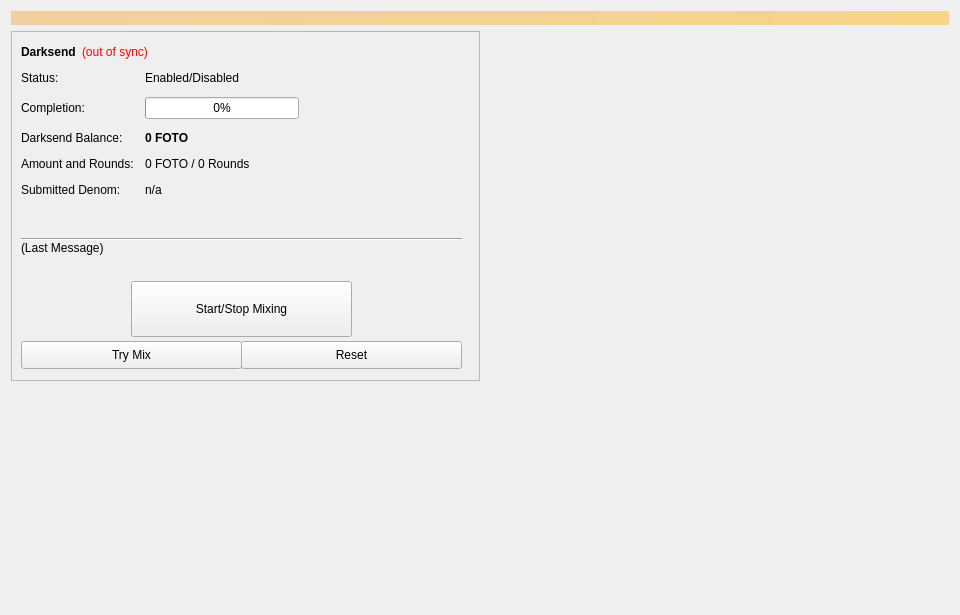
<?xml version="1.0" encoding="UTF-8"?>
<ui version="4.0">
 <class>Coinmix</class>
 <widget class="QWidget" name="Coinmix">
  <property name="geometry">
   <rect>
    <x>0</x>
    <y>0</y>
    <width>960</width>
    <height>615</height>
   </rect>
  </property>
  <property name="minimumSize">
   <size>
    <width>960</width>
    <height>0</height>
   </size>
  </property>
  <property name="windowTitle">
   <string>Form</string>
  </property>
  <layout class="QVBoxLayout" name="topLayout">
   <item>
    <widget class="QLabel" name="labelAlerts">
     <property name="visible">
      <bool>false</bool>
     </property>
     <property name="styleSheet">
      <string notr="true">background-color: qlineargradient(x1: 0, y1: 0, x2: 1, y2: 0, stop:0 #F0D0A0, stop:1 #F8D488); color:#000000;</string>
     </property>
     <property name="wordWrap">
      <bool>true</bool>
     </property>
     <property name="margin">
      <number>3</number>
     </property>
    </widget>
   </item>
   <item>
    <layout class="QHBoxLayout" name="horizontalLayout" stretch="1,1">
     <item>
      <layout class="QVBoxLayout" name="verticalLayout_2">
       <item>
        <widget class="QFrame" name="frameDarksend">
         <property name="minimumSize">
          <size>
           <width>0</width>
           <height>350</height>
          </size>
         </property>
         <property name="layoutDirection">
          <enum>Qt::LeftToRight</enum>
         </property>
         <property name="frameShape">
          <enum>QFrame::StyledPanel</enum>
         </property>
         <property name="frameShadow">
          <enum>QFrame::Raised</enum>
         </property>
         <widget class="QWidget" name="formLayoutWidget">
          <property name="geometry">
           <rect>
            <x>10</x>
            <y>40</y>
            <width>451</width>
            <height>161</height>
           </rect>
          </property>
          <layout class="QFormLayout" name="formLayout">
           <property name="fieldGrowthPolicy">
            <enum>QFormLayout::AllNonFixedFieldsGrow</enum>
           </property>
           <property name="horizontalSpacing">
            <number>11</number>
           </property>
           <property name="verticalSpacing">
            <number>12</number>
           </property>
           <item row="0" column="0">
            <widget class="QLabel" name="label_6">
             <property name="text">
              <string>Status:</string>
             </property>
            </widget>
           </item>
           <item row="1" column="0">
            <widget class="QLabel" name="label_7">
             <property name="text">
              <string>Completion:</string>
             </property>
            </widget>
           </item>
           <item row="1" column="1">
            <widget class="QProgressBar" name="DarksendProgress">
             <property name="maximumSize">
              <size>
               <width>154</width>
               <height>16777215</height>
              </size>
             </property>
             <property name="value">
              <number>0</number>
             </property>
            </widget>
           </item>
           <item row="2" column="0">
            <widget class="QLabel" name="labelAnonymizedText">
             <property name="text">
              <string>Darksend Balance:</string>
             </property>
            </widget>
           </item>
           <item row="2" column="1">
            <widget class="QLabel" name="labelAnonymized">
             <property name="font">
              <font>
               <weight>75</weight>
               <bold>true</bold>
              </font>
             </property>
             <property name="text">
              <string notr="true">0 FOTO</string>
             </property>
            </widget>
           </item>
           <item row="3" column="0">
            <widget class="QLabel" name="label_8">
             <property name="text">
              <string>Amount and Rounds:</string>
             </property>
            </widget>
           </item>
           <item row="3" column="1">
            <widget class="QLabel" name="labelAmountRounds">
             <property name="text">
              <string>0 FOTO / 0 Rounds</string>
             </property>
            </widget>
           </item>
           <item row="4" column="0">
            <widget class="QLabel" name="label_9">
             <property name="text">
              <string>Submitted Denom:</string>
             </property>
            </widget>
           </item>
           <item row="4" column="1">
            <widget class="QLabel" name="labelSubmittedDenom">
             <property name="toolTip">
              <string>The denominations you submitted to the Masternode.&lt;br&gt;To mix, other users must submit the exact same denominations.</string>
             </property>
             <property name="text">
              <string>n/a</string>
             </property>
            </widget>
           </item>
           <item row="0" column="1">
            <widget class="QLabel" name="DarksendEnabled">
             <property name="text">
              <string>Enabled/Disabled</string>
             </property>
            </widget>
           </item>
          </layout>
         </widget>
         <widget class="QPushButton" name="runAutoDenom">
          <property name="geometry">
           <rect>
            <x>251</x>
            <y>17</y>
            <width>1</width>
            <height>1</height>
           </rect>
          </property>
          <property name="palette">
           <palette>
            <active>
             <colorrole role="WindowText">
              <brush brushstyle="SolidPattern">
               <color alpha="255">
                <red>0</red>
                <green>0</green>
                <blue>0</blue>
               </color>
              </brush>
             </colorrole>
             <colorrole role="Button">
              <brush brushstyle="SolidPattern">
               <color alpha="255">
                <red>239</red>
                <green>238</green>
                <blue>238</blue>
               </color>
              </brush>
             </colorrole>
             <colorrole role="Light">
              <brush brushstyle="SolidPattern">
               <color alpha="255">
                <red>255</red>
                <green>255</green>
                <blue>255</blue>
               </color>
              </brush>
             </colorrole>
             <colorrole role="Midlight">
              <brush brushstyle="SolidPattern">
               <color alpha="255">
                <red>247</red>
                <green>246</green>
                <blue>246</blue>
               </color>
              </brush>
             </colorrole>
             <colorrole role="Dark">
              <brush brushstyle="SolidPattern">
               <color alpha="255">
                <red>119</red>
                <green>119</green>
                <blue>119</blue>
               </color>
              </brush>
             </colorrole>
             <colorrole role="Mid">
              <brush brushstyle="SolidPattern">
               <color alpha="255">
                <red>159</red>
                <green>159</green>
                <blue>159</blue>
               </color>
              </brush>
             </colorrole>
             <colorrole role="Text">
              <brush brushstyle="SolidPattern">
               <color alpha="255">
                <red>0</red>
                <green>0</green>
                <blue>0</blue>
               </color>
              </brush>
             </colorrole>
             <colorrole role="BrightText">
              <brush brushstyle="SolidPattern">
               <color alpha="255">
                <red>255</red>
                <green>255</green>
                <blue>255</blue>
               </color>
              </brush>
             </colorrole>
             <colorrole role="ButtonText">
              <brush brushstyle="SolidPattern">
               <color alpha="255">
                <red>0</red>
                <green>0</green>
                <blue>0</blue>
               </color>
              </brush>
             </colorrole>
             <colorrole role="Base">
              <brush brushstyle="SolidPattern">
               <color alpha="255">
                <red>255</red>
                <green>255</green>
                <blue>255</blue>
               </color>
              </brush>
             </colorrole>
             <colorrole role="Window">
              <brush brushstyle="SolidPattern">
               <color alpha="255">
                <red>239</red>
                <green>238</green>
                <blue>238</blue>
               </color>
              </brush>
             </colorrole>
             <colorrole role="Shadow">
              <brush brushstyle="SolidPattern">
               <color alpha="255">
                <red>0</red>
                <green>0</green>
                <blue>0</blue>
               </color>
              </brush>
             </colorrole>
             <colorrole role="AlternateBase">
              <brush brushstyle="SolidPattern">
               <color alpha="255">
                <red>247</red>
                <green>246</green>
                <blue>246</blue>
               </color>
              </brush>
             </colorrole>
             <colorrole role="ToolTipBase">
              <brush brushstyle="SolidPattern">
               <color alpha="255">
                <red>255</red>
                <green>255</green>
                <blue>220</blue>
               </color>
              </brush>
             </colorrole>
             <colorrole role="ToolTipText">
              <brush brushstyle="SolidPattern">
               <color alpha="255">
                <red>0</red>
                <green>0</green>
                <blue>0</blue>
               </color>
              </brush>
             </colorrole>
            </active>
            <inactive>
             <colorrole role="WindowText">
              <brush brushstyle="SolidPattern">
               <color alpha="255">
                <red>0</red>
                <green>0</green>
                <blue>0</blue>
               </color>
              </brush>
             </colorrole>
             <colorrole role="Button">
              <brush brushstyle="SolidPattern">
               <color alpha="255">
                <red>239</red>
                <green>238</green>
                <blue>238</blue>
               </color>
              </brush>
             </colorrole>
             <colorrole role="Light">
              <brush brushstyle="SolidPattern">
               <color alpha="255">
                <red>255</red>
                <green>255</green>
                <blue>255</blue>
               </color>
              </brush>
             </colorrole>
             <colorrole role="Midlight">
              <brush brushstyle="SolidPattern">
               <color alpha="255">
                <red>247</red>
                <green>246</green>
                <blue>246</blue>
               </color>
              </brush>
             </colorrole>
             <colorrole role="Dark">
              <brush brushstyle="SolidPattern">
               <color alpha="255">
                <red>119</red>
                <green>119</green>
                <blue>119</blue>
               </color>
              </brush>
             </colorrole>
             <colorrole role="Mid">
              <brush brushstyle="SolidPattern">
               <color alpha="255">
                <red>159</red>
                <green>159</green>
                <blue>159</blue>
               </color>
              </brush>
             </colorrole>
             <colorrole role="Text">
              <brush brushstyle="SolidPattern">
               <color alpha="255">
                <red>0</red>
                <green>0</green>
                <blue>0</blue>
               </color>
              </brush>
             </colorrole>
             <colorrole role="BrightText">
              <brush brushstyle="SolidPattern">
               <color alpha="255">
                <red>255</red>
                <green>255</green>
                <blue>255</blue>
               </color>
              </brush>
             </colorrole>
             <colorrole role="ButtonText">
              <brush brushstyle="SolidPattern">
               <color alpha="255">
                <red>0</red>
                <green>0</green>
                <blue>0</blue>
               </color>
              </brush>
             </colorrole>
             <colorrole role="Base">
              <brush brushstyle="SolidPattern">
               <color alpha="255">
                <red>255</red>
                <green>255</green>
                <blue>255</blue>
               </color>
              </brush>
             </colorrole>
             <colorrole role="Window">
              <brush brushstyle="SolidPattern">
               <color alpha="255">
                <red>239</red>
                <green>238</green>
                <blue>238</blue>
               </color>
              </brush>
             </colorrole>
             <colorrole role="Shadow">
              <brush brushstyle="SolidPattern">
               <color alpha="255">
                <red>0</red>
                <green>0</green>
                <blue>0</blue>
               </color>
              </brush>
             </colorrole>
             <colorrole role="AlternateBase">
              <brush brushstyle="SolidPattern">
               <color alpha="255">
                <red>247</red>
                <green>246</green>
                <blue>246</blue>
               </color>
              </brush>
             </colorrole>
             <colorrole role="ToolTipBase">
              <brush brushstyle="SolidPattern">
               <color alpha="255">
                <red>255</red>
                <green>255</green>
                <blue>220</blue>
               </color>
              </brush>
             </colorrole>
             <colorrole role="ToolTipText">
              <brush brushstyle="SolidPattern">
               <color alpha="255">
                <red>0</red>
                <green>0</green>
                <blue>0</blue>
               </color>
              </brush>
             </colorrole>
            </inactive>
            <disabled>
             <colorrole role="WindowText">
              <brush brushstyle="SolidPattern">
               <color alpha="255">
                <red>119</red>
                <green>119</green>
                <blue>119</blue>
               </color>
              </brush>
             </colorrole>
             <colorrole role="Button">
              <brush brushstyle="SolidPattern">
               <color alpha="255">
                <red>239</red>
                <green>238</green>
                <blue>238</blue>
               </color>
              </brush>
             </colorrole>
             <colorrole role="Light">
              <brush brushstyle="SolidPattern">
               <color alpha="255">
                <red>255</red>
                <green>255</green>
                <blue>255</blue>
               </color>
              </brush>
             </colorrole>
             <colorrole role="Midlight">
              <brush brushstyle="SolidPattern">
               <color alpha="255">
                <red>247</red>
                <green>246</green>
                <blue>246</blue>
               </color>
              </brush>
             </colorrole>
             <colorrole role="Dark">
              <brush brushstyle="SolidPattern">
               <color alpha="255">
                <red>119</red>
                <green>119</green>
                <blue>119</blue>
               </color>
              </brush>
             </colorrole>
             <colorrole role="Mid">
              <brush brushstyle="SolidPattern">
               <color alpha="255">
                <red>159</red>
                <green>159</green>
                <blue>159</blue>
               </color>
              </brush>
             </colorrole>
             <colorrole role="Text">
              <brush brushstyle="SolidPattern">
               <color alpha="255">
                <red>119</red>
                <green>119</green>
                <blue>119</blue>
               </color>
              </brush>
             </colorrole>
             <colorrole role="BrightText">
              <brush brushstyle="SolidPattern">
               <color alpha="255">
                <red>255</red>
                <green>255</green>
                <blue>255</blue>
               </color>
              </brush>
             </colorrole>
             <colorrole role="ButtonText">
              <brush brushstyle="SolidPattern">
               <color alpha="255">
                <red>119</red>
                <green>119</green>
                <blue>119</blue>
               </color>
              </brush>
             </colorrole>
             <colorrole role="Base">
              <brush brushstyle="SolidPattern">
               <color alpha="255">
                <red>239</red>
                <green>238</green>
                <blue>238</blue>
               </color>
              </brush>
             </colorrole>
             <colorrole role="Window">
              <brush brushstyle="SolidPattern">
               <color alpha="255">
                <red>239</red>
                <green>238</green>
                <blue>238</blue>
               </color>
              </brush>
             </colorrole>
             <colorrole role="Shadow">
              <brush brushstyle="SolidPattern">
               <color alpha="255">
                <red>0</red>
                <green>0</green>
                <blue>0</blue>
               </color>
              </brush>
             </colorrole>
             <colorrole role="AlternateBase">
              <brush brushstyle="SolidPattern">
               <color alpha="255">
                <red>239</red>
                <green>238</green>
                <blue>238</blue>
               </color>
              </brush>
             </colorrole>
             <colorrole role="ToolTipBase">
              <brush brushstyle="SolidPattern">
               <color alpha="255">
                <red>255</red>
                <green>255</green>
                <blue>220</blue>
               </color>
              </brush>
             </colorrole>
             <colorrole role="ToolTipText">
              <brush brushstyle="SolidPattern">
               <color alpha="255">
                <red>0</red>
                <green>0</green>
                <blue>0</blue>
               </color>
              </brush>
             </colorrole>
            </disabled>
           </palette>
          </property>
          <property name="focusPolicy">
           <enum>Qt::NoFocus</enum>
          </property>
          <property name="autoFillBackground">
           <bool>true</bool>
          </property>
          <property name="text">
           <string/>
          </property>
          <property name="flat">
           <bool>true</bool>
          </property>
         </widget>
         <widget class="QPushButton" name="toggleDarksend">
          <property name="geometry">
           <rect>
            <x>120</x>
            <y>250</y>
            <width>221</width>
            <height>56</height>
           </rect>
          </property>
          <property name="sizePolicy">
           <sizepolicy hsizetype="MinimumExpanding" vsizetype="Fixed">
            <horstretch>0</horstretch>
            <verstretch>0</verstretch>
           </sizepolicy>
          </property>
          <property name="text">
           <string>Start/Stop Mixing</string>
          </property>
         </widget>
         <widget class="Line" name="lineLastMessage">
          <property name="geometry">
           <rect>
            <x>10</x>
            <y>200</y>
            <width>441</width>
            <height>16</height>
           </rect>
          </property>
          <property name="orientation">
           <enum>Qt::Horizontal</enum>
          </property>
         </widget>
         <widget class="QLabel" name="DarksendStatus">
          <property name="geometry">
           <rect>
            <x>10</x>
            <y>210</y>
            <width>451</width>
            <height>43</height>
           </rect>
          </property>
          <property name="minimumSize">
           <size>
            <width>288</width>
            <height>43</height>
           </size>
          </property>
          <property name="text">
           <string>(Last Message)</string>
          </property>
          <property name="alignment">
           <set>Qt::AlignLeading|Qt::AlignLeft|Qt::AlignTop</set>
          </property>
          <property name="wordWrap">
           <bool>true</bool>
          </property>
         </widget>
         <widget class="QPushButton" name="DarksendAuto">
          <property name="geometry">
           <rect>
            <x>10</x>
            <y>310</y>
            <width>221</width>
            <height>28</height>
           </rect>
          </property>
          <property name="sizePolicy">
           <sizepolicy hsizetype="MinimumExpanding" vsizetype="Fixed">
            <horstretch>0</horstretch>
            <verstretch>0</verstretch>
           </sizepolicy>
          </property>
          <property name="toolTip">
           <string>Try to manually submit a Darksend request.</string>
          </property>
          <property name="text">
           <string>Try Mix</string>
          </property>
         </widget>
         <widget class="QPushButton" name="DarksendReset">
          <property name="geometry">
           <rect>
            <x>230</x>
            <y>310</y>
            <width>221</width>
            <height>28</height>
           </rect>
          </property>
          <property name="sizePolicy">
           <sizepolicy hsizetype="MinimumExpanding" vsizetype="Fixed">
            <horstretch>0</horstretch>
            <verstretch>0</verstretch>
           </sizepolicy>
          </property>
          <property name="toolTip">
           <string>Reset the current status of Darksend (can interrupt Darksend if it's in the process of Mixing, which can cost you money!)</string>
          </property>
          <property name="autoFillBackground">
           <bool>false</bool>
          </property>
          <property name="text">
           <string>Reset</string>
          </property>
         </widget>
         <widget class="QWidget" name="layoutWidget">
          <property name="geometry">
           <rect>
            <x>10</x>
            <y>10</y>
            <width>431</width>
            <height>22</height>
           </rect>
          </property>
          <layout class="QHBoxLayout" name="horizontalLayout_5">
           <item>
            <widget class="QLabel" name="label_2">
             <property name="font">
              <font>
               <weight>75</weight>
               <bold>true</bold>
              </font>
             </property>
             <property name="text">
              <string>Darksend</string>
             </property>
            </widget>
           </item>
           <item>
            <widget class="QLabel" name="labelDarksendSyncStatus">
             <property name="toolTip">
              <string>The displayed information may be out of date. Your wallet automatically synchronizes with the FotoCoin network after a connection is established, but this process has not completed yet.</string>
             </property>
             <property name="styleSheet">
              <string notr="true">QLabel { color: red; }</string>
             </property>
             <property name="text">
              <string notr="true">(out of sync)</string>
             </property>
             <property name="alignment">
              <set>Qt::AlignLeading|Qt::AlignLeft|Qt::AlignVCenter</set>
             </property>
            </widget>
           </item>
           <item>
            <spacer name="horizontalSpacer_4">
             <property name="orientation">
              <enum>Qt::Horizontal</enum>
             </property>
             <property name="sizeHint" stdset="0">
              <size>
               <width>40</width>
               <height>20</height>
              </size>
             </property>
            </spacer>
           </item>
          </layout>
         </widget>
        </widget>
       </item>
       <item>
        <spacer name="verticalSpacer">
         <property name="orientation">
          <enum>Qt::Vertical</enum>
         </property>
         <property name="sizeHint" stdset="0">
          <size>
           <width>20</width>
           <height>40</height>
          </size>
         </property>
        </spacer>
       </item>
      </layout>
     </item>
     <item>
      <layout class="QVBoxLayout" name="verticalLayout_3">
       <item>
        <spacer name="verticalSpacer_2">
         <property name="orientation">
          <enum>Qt::Vertical</enum>
         </property>
         <property name="sizeType">
          <enum>QSizePolicy::Expanding</enum>
         </property>
         <property name="sizeHint" stdset="0">
          <size>
           <width>20</width>
           <height>40</height>
          </size>
         </property>
        </spacer>
       </item>
      </layout>
     </item>
    </layout>
   </item>
  </layout>
 </widget>
 <resources/>
 <connections/>
</ui>
